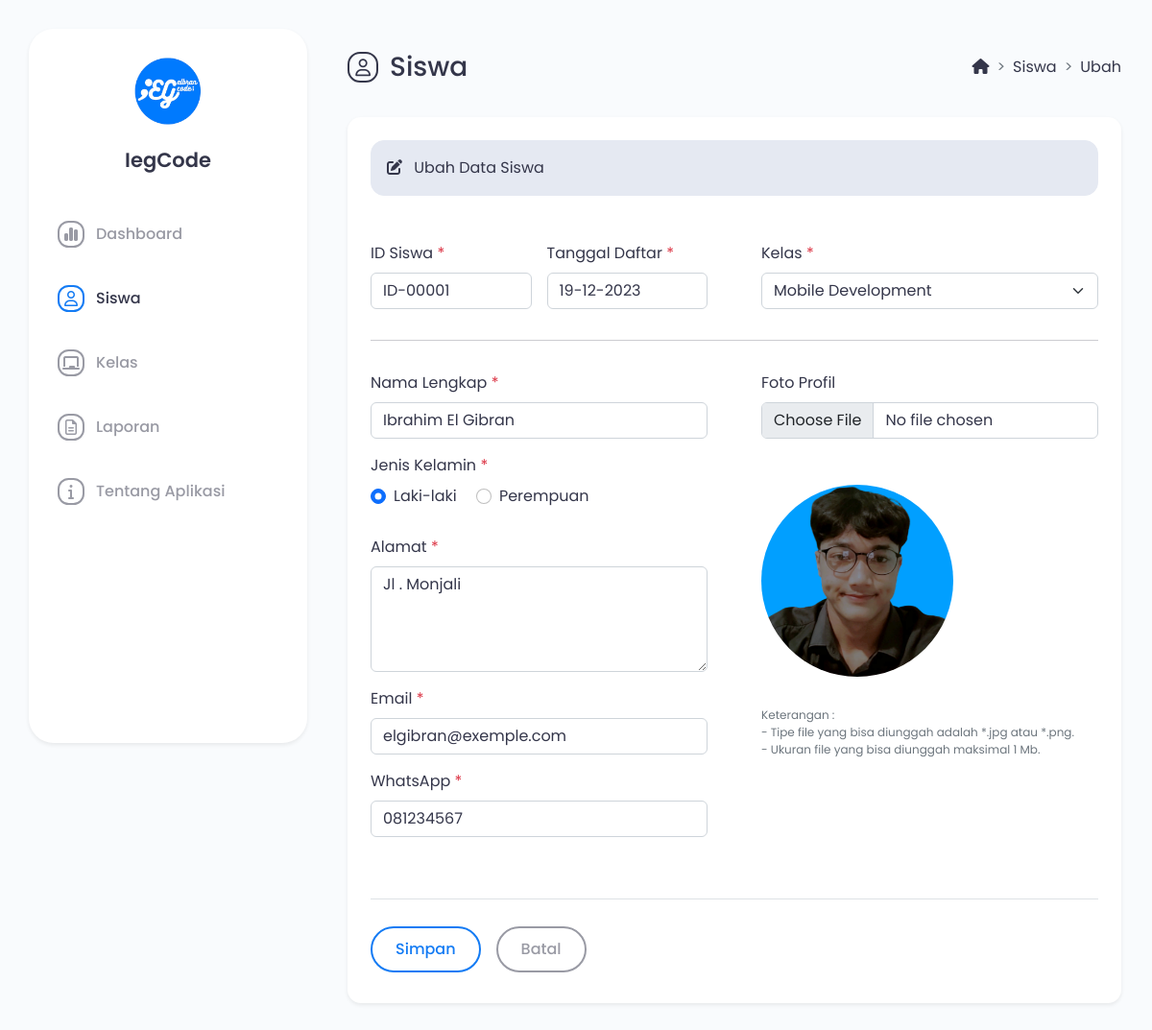
Page /main.php?module=form_ubah_siswa&id=ID-00001 on the committed database.
### tables this page shows
CREATE TABLE `tbl_siswa` (
  `id_siswa` varchar(8) NOT NULL,
  `tanggal_daftar` date NOT NULL,
  `kelas` int(11) NOT NULL,
  `nama_lengkap` varchar(50) NOT NULL,
  `jenis_kelamin` enum('Laki-laki','Perempuan') NOT NULL,
  `alamat` varchar(255) NOT NULL,
  `email` varchar(50) NOT NULL,
  `whatsapp` varchar(13) NOT NULL,
  `foto_profil` varchar(100) NOT NULL
);

CREATE TABLE `tbl_kelas` (
  `id_kelas` int(11) NOT NULL,
  `nama_kelas` varchar(100) NOT NULL,
  `deskripsi` text NOT NULL
);

### modules/siswa/form_ubah.php (the view, shortened to what this page needs)
<div class="d-flex flex-column flex-lg-row mb-4">
    <div class="flex-grow-1 d-flex align-items-center">
        <i class="fa-regular fa-user icon-title"></i>
        <h3>Siswa</h3>
    </div>
    <div class="ms-5 ms-lg-0 pt-lg-2">
        <nav style="--bs-breadcrumb-divider: '>';" aria-label="breadcrumb">
            <ol class="breadcrumb">
                <li class="breadcrumb-item"><a href="https://ibrahimelgibran.com/" class="text-dark text-decoration-none"><i class="fa-solid fa-house"></i></a></li>
                <li class="breadcrumb-item"><a href="?module=siswa" class="text-dark text-decoration-none">Siswa</a>
                </li>
                <li class="breadcrumb-item" aria-current="page">Ubah</li>
            </ol>
        </nav>
    </div>
</div>
<?php
if (isset($_GET['id'])) {
    $id_siswa = $_GET['id'];
    $query = mysqli_query($mysqli, "SELECT a.id_siswa, a.tanggal_daftar, a.kelas, a.nama_lengkap, a.jenis_kelamin, a.alamat, a.email, a.whatsapp, a.foto_profil, b.nama_kelas
                                    FROM tbl_siswa as a INNER JOIN tbl_kelas as b ON a.kelas=b.id_kelas
                                    WHERE a.id_siswa='$id_siswa'")
                                    or die('Ada kesalahan pada query tampil data : ' . mysqli_error($mysqli));
    $data = mysqli_fetch_assoc($query);
}
?>
<div class="bg-white rounded-4 shadow-sm p-4 mb-4">
    <div class="alert alert-secondary rounded-4 mb-5" role="alert">
        <i class="fa-solid fa-pen-to-square me-2"></i> Ubah Data Siswa
    </div>
    <form action="modules/siswa/proses_ubah.php" method="post" enctype="multipart/form-data" class="needs-validation" novalidate>
        <div class="row">
            <div class="col-xl-6">
                <div class="row g-0">
                    <div class="mb-3 col-xl-6 pe-xl-3">
                        <label class="form-label">ID Siswa <span class="text-danger">*</span></label>
                        <input type="text" name="id_siswa" class="form-control" value="<?php echo $data['id_siswa']; ?>" readonly>
                    </div>
                    <div class="mb-3 col-xl-6 pe-xl-3">
                        <label class="form-label">Tanggal Daftar <span class="text-danger">*</span></label>
                        <input type="text" name="tanggal_daftar" class="form-control datepicker" autocomplete="off" value="<?php echo date('d-m-Y', strtotime($data['tanggal_daftar'])); ?>" required>
                    </div>
                </div>
            </div>
            <div class="col-xl-6">
                <div class="mb-3 ps-xl-3">
                    <label class="form-label">Kelas <span class="text-danger">*</span></label>
                    <select name="kelas" class="form-select" autocomplete="off" required>
                        <option value="<?php echo $data['kelas']; ?>"><?php echo $data['nama_kelas']; ?></option>
                    </select>
                </div>
            </div>
        </div>
        <hr class="mb-4-2">
        <div class="row">
            <div class="col-xl-6">
                <div class="mb-3 pe-xl-3">
                    <label class="form-label">Nama Lengkap <span class="text-danger">*</span></label>
                    <input type="text" name="nama_lengkap" class="form-control" autocomplete="off" value="<?php echo $data['nama_lengkap']; ?>" required>
                </div>
                <div class="mb-4-1-7 pe-xl-3">
                    <label class="form-label">Jenis Kelamin <span class="text-danger">*</span></label>
                    <br>
                    <?php
                    if ($data['jenis_kelamin'] == 'Laki-laki') { ?>
                        <div class="form-check form-check-inline">
                            <input type="radio" id="laki_laki" name="jenis_kelamin" class="form-check-input" value="Laki-laki" checked required>
                            <label class="form-check-label" for="laki_laki">Laki-laki</label>
                        </div>
                        <div class="form-check form-check-inline">
                            <input type="radio" id="perempuan" name="jenis_kelamin" class="form-check-input" value="Perempuan" required>
                            <label class="form-check-label" for="perempuan">Perempuan</label>
                        </div>
                    <?php } ?>
                </div>
                <div class="mb-3 pe-xl-3">
                    <label class="form-label">Alamat <span class="text-danger">*</span></label>
                    <textarea name="alamat" rows="4" class="form-control" autocomplete="off" required><?php echo $data['alamat']; ?></textarea>
                </div>
                <div class="mb-3 pe-xl-3">
                    <label class="form-label">Email <span class="text-danger">*</span></label>
                    <input type="email" name="email" class="form-control" autocomplete="off" value="<?php echo $data['email']; ?>" required>
                </div>
                <div class="mb-3 pe-xl-3">
                    <label class="form-label">WhatsApp <span class="text-danger">*</span></label>
                    <input type="text" name="whatsapp" class="form-control" maxlength="13" autocomplete="off" onKeyPress="return goodchars(event,'0123456789',this)" value="<?php echo $data['whatsapp']; ?>" required>
                </div>
            </div>
            <div class="col-xl-6">
                <div class="mb-3 ps-xl-3">
                    <label class="form-label">Foto Profil</label>
                    <input type="file" accept=".jpg, .jpeg, .png" id="foto" name="foto" class="form-control" autocomplete="off" onchange="validasi_foto()">
                    <div class="foto-profil-detail mt-5">
                        <img src="images/<?php echo $data['foto_profil']; ?>" alt="Foto Profil" class="img-fluid rounded-circle">
                    </div>
                    <div class="form-text fs-7 mt-4">
                        Keterangan : <br>
                        - Tipe file yang bisa diunggah adalah *.jpg atau *.png. <br>
                        - Ukuran file yang bisa diunggah maksimal 1 Mb.
                    </div>
                </div>
            </div>
        </div>
        <div class="pt-4 pb-2 mt-5 border-top">
            <div class="d-grid gap-3 d-sm-flex justify-content-md-start pt-1">
                <input type="submit" name="simpan" value="Simpan" class="btn btn-outline-brand px-4">
                <a href="?module=tampil_detail_siswa&id=<?php echo $data['id_siswa']; ?>" class="btn btn-outline-secondary px-4">Batal</a>
            </div>
        </div>
    </form>
</div>

### assets/css/style.css (style rules this page uses)
body { font-family: poppins, sans-serif; background: #f9fbfd; color: #34364a; }
.btn-outline-brand { color: #137bf4; padding: 10px 40px; font-weight: 500; border: 2px solid #137bf4; border-radius: 100rem; }
.btn-outline-secondary { color: #999aa4; padding: 10px 40px; font-weight: 500; border: 2px solid #999aa4; border-radius: 100rem; }
.form-control { color: #34364a !important; }
.form-select { color: #34364a !important; }
.form-check-inline { display: inline-table; margin-right: 1rem; }
.foto-profil-detail { display: inline-flex; align-items: center; justify-content: center; width: 200px; height: 200px; }
.icon-title { display: inline-flex; align-items: center; justify-content: center; color: #34364a; border: 2px solid #34364a; width: 18px; height: 18px; padding: 14px; font-size: 18px; border-radius: 41%; margin-right: 12px; margin-bottom: 8px; }
.text-dark { color: #34364a !important; }
.rounded-4 { border-radius: 14px !important; }
.mb-4-1-7 { margin-bottom: 1.7rem !important; }
.mb-4-2 { margin-bottom: 2rem !important; }
.fs-7 { font-size: 0.75rem !important; }
.alert-secondary { color: #34364a; background-color: #e5e9f2; border-color: #e5e9f2; }

### modules/siswa/form_ubah.php (style rules this page uses)
body { font-family: poppins, sans-serif; background: #f9fbfd; color: #34364a; }
.btn-outline-brand { color: #137bf4; padding: 10px 40px; font-weight: 500; border: 2px solid #137bf4; border-radius: 100rem; }
.btn-outline-secondary { color: #999aa4; padding: 10px 40px; font-weight: 500; border: 2px solid #999aa4; border-radius: 100rem; }
.form-control { color: #34364a !important; }
.form-select { color: #34364a !important; }
.form-check-inline { display: inline-table; margin-right: 1rem; }
.foto-profil-detail { display: inline-flex; align-items: center; justify-content: center; width: 200px; height: 200px; }
.icon-title { display: inline-flex; align-items: center; justify-content: center; color: #34364a; border: 2px solid #34364a; width: 18px; height: 18px; padding: 14px; font-size: 18px; border-radius: 41%; margin-right: 12px; margin-bottom: 8px; }
.text-dark { color: #34364a !important; }
.rounded-4 { border-radius: 14px !important; }
.mb-4-1-7 { margin-bottom: 1.7rem !important; }
.mb-4-2 { margin-bottom: 2rem !important; }
.fs-7 { font-size: 0.75rem !important; }
.alert-secondary { color: #34364a; background-color: #e5e9f2; border-color: #e5e9f2; }

### rows in the picture
tbl_siswa: id_siswa "ID-00001", tanggal_daftar "19-12-2023", kelas "Mobile Development", nama_lengkap "Ibrahim El Gibran", alamat "Jl . Monjali", email "elgibran@exemple.com", whatsapp "081234567", foto_profil (picture)
